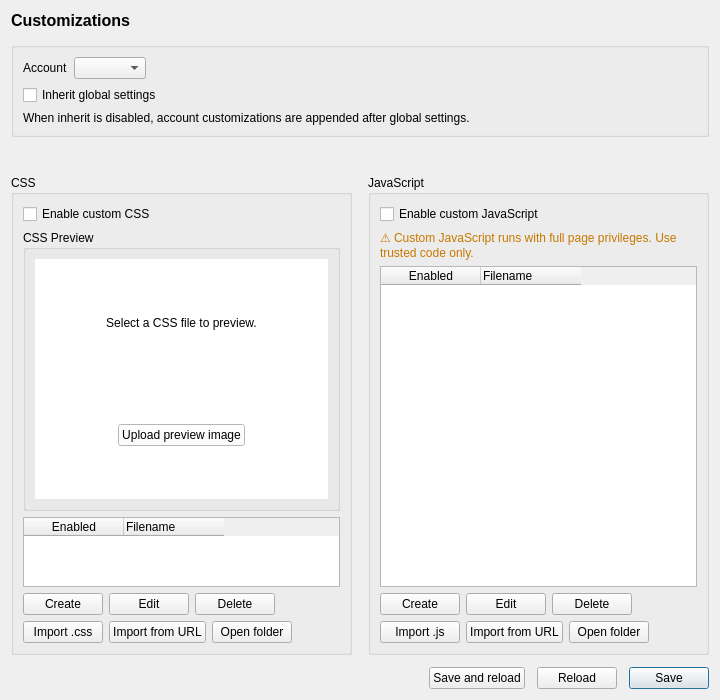
<?xml version="1.0" encoding="UTF-8"?>
<ui version="4.0">
 <class>PageCustomizations</class>
 <widget class="QWidget" name="PageCustomizations">
  <property name="geometry">
   <rect>
    <x>0</x>
    <y>0</y>
    <width>720</width>
    <height>600</height>
   </rect>
  </property>
  <layout class="QVBoxLayout" name="mainLayout">
   <property name="spacing">
    <number>12</number>
   </property>
   <item>
    <widget class="QLabel" name="label_title">
     <property name="font">
      <font>
       <pointsize>12</pointsize>
       <bold>true</bold>
      </font>
     </property>
     <property name="text">
      <string>Customizations</string>
     </property>
    </widget>
   </item>
   <item>
    <widget class="QGroupBox" name="scope_group">
     <layout class="QVBoxLayout">
      <item>
       <layout class="QHBoxLayout">
        <item>
         <widget class="QLabel" name="label_scope">
          <property name="text">
           <string>Account</string>
          </property>
         </widget>
        </item>
        <item>
         <widget class="QComboBox" name="scope_combo"/>
        </item>
        <item>
         <widget class="QLabel" name="account_label">
          <property name="font">
           <font>
            <italic>true</italic>
           </font>
          </property>
         </widget>
        </item>
        <item>
         <spacer>
          <property name="orientation">
           <enum>Qt::Orientation::Horizontal</enum>
          </property>
          <property name="sizeHint" stdset="0">
           <size>
            <width>0</width>
            <height>0</height>
           </size>
          </property>
         </spacer>
        </item>
       </layout>
      </item>
      <item>
       <widget class="QCheckBox" name="inherit_checkbox">
        <property name="text">
         <string>Inherit global settings</string>
        </property>
       </widget>
      </item>
      <item>
       <widget class="QLabel" name="account_scope_hint_label">
        <property name="text">
         <string>When inherit is disabled, account customizations are appended after global settings.</string>
        </property>
        <property name="wordWrap">
         <bool>true</bool>
        </property>
       </widget>
      </item>
     </layout>
    </widget>
   </item>
   <item>
    <widget class="QLabel" name="feedback_label">
     <property name="wordWrap">
      <bool>true</bool>
     </property>
    </widget>
   </item>
   <item>
    <layout class="QHBoxLayout" name="assets_panels_layout">
     <property name="spacing">
      <number>16</number>
     </property>
     <item>
      <widget class="QGroupBox" name="css_files_group">
       <property name="title">
        <string>CSS</string>
       </property>
       <layout class="QVBoxLayout" name="css_panel_layout">
        <item>
         <widget class="QCheckBox" name="css_enabled">
          <property name="text">
           <string>Enable custom CSS</string>
          </property>
         </widget>
        </item>
        <item>
         <widget class="QGroupBox" name="css_preview_group">
          <property name="title">
           <string>CSS Preview</string>
          </property>
          <layout class="QVBoxLayout" name="css_preview_group_layout">
           <item>
            <widget class="QFrame" name="css_preview_frame">
             <property name="maximumSize">
              <size>
               <width>16777215</width>
               <height>240</height>
              </size>
             </property>
             <property name="minimumSize">
              <size>
               <width>0</width>
               <height>240</height>
              </size>
             </property>
             <property name="frameShape">
              <enum>QFrame::Shape::NoFrame</enum>
             </property>
             <layout class="QVBoxLayout" name="css_preview_frame_layout">
              <property name="spacing">
               <number>0</number>
              </property>
              <property name="leftMargin">
               <number>0</number>
              </property>
              <property name="topMargin">
               <number>0</number>
              </property>
              <property name="rightMargin">
               <number>0</number>
              </property>
              <property name="bottomMargin">
               <number>0</number>
              </property>
              <item>
               <widget class="QStackedWidget" name="css_preview_stack">
                <property name="styleSheet">
                 <string>background: palette(base);</string>
                </property>
                <widget class="QWidget" name="css_preview_placeholder_page">
                 <layout class="QVBoxLayout" name="css_preview_placeholder_layout">
                  <property name="spacing">
                   <number>8</number>
                  </property>
                  <property name="leftMargin">
                   <number>12</number>
                  </property>
                  <property name="topMargin">
                   <number>12</number>
                  </property>
                  <property name="rightMargin">
                   <number>12</number>
                  </property>
                  <property name="bottomMargin">
                   <number>12</number>
                  </property>
                  <item>
                   <widget class="QLabel" name="css_preview_placeholder">
                    <property name="text">
                     <string>Select a CSS file to preview.</string>
                    </property>
                    <property name="alignment">
                     <set>Qt::AlignmentFlag::AlignCenter</set>
                    </property>
                    <property name="wordWrap">
                     <bool>true</bool>
                    </property>
                   </widget>
                  </item>
                  <item alignment="Qt::AlignmentFlag::AlignCenter">
                   <widget class="QPushButton" name="css_preview_placeholder_upload_button">
                    <property name="visible">
                     <bool>false</bool>
                    </property>
                    <property name="text">
                     <string>Upload preview image</string>
                    </property>
                   </widget>
                  </item>
                 </layout>
                </widget>
                <widget class="QWidget" name="css_preview_image_page">
                 <layout class="QGridLayout" name="css_preview_image_layout">
                  <property name="horizontalSpacing">
                   <number>8</number>
                  </property>
                  <property name="verticalSpacing">
                   <number>8</number>
                  </property>
                  <property name="leftMargin">
                   <number>12</number>
                  </property>
                  <property name="topMargin">
                   <number>12</number>
                  </property>
                  <property name="rightMargin">
                   <number>12</number>
                  </property>
                  <property name="bottomMargin">
                   <number>12</number>
                  </property>
                  <item row="0" column="0">
                   <widget class="QLabel" name="css_preview_image">
                    <property name="text">
                     <string/>
                    </property>
                    <property name="alignment">
                     <set>Qt::AlignmentFlag::AlignCenter</set>
                    </property>
                   </widget>
                  </item>
                  <item row="0" column="0" alignment="Qt::AlignmentFlag::AlignCenter">
                   <widget class="QPushButton" name="css_preview_replace_button">
                    <property name="visible">
                     <bool>false</bool>
                    </property>
                    <property name="text">
                     <string>Replace preview image</string>
                    </property>
                   </widget>
                  </item>
                 </layout>
                </widget>
               </widget>
              </item>
             </layout>
            </widget>
           </item>
          </layout>
         </widget>
        </item>
        <item>
         <widget class="QTableWidget" name="css_files">
          <property name="editTriggers">
           <set>QAbstractItemView::EditTrigger::NoEditTriggers</set>
          </property>
          <property name="selectionMode">
           <enum>QAbstractItemView::SelectionMode::SingleSelection</enum>
          </property>
          <property name="selectionBehavior">
           <enum>QAbstractItemView::SelectionBehavior::SelectRows</enum>
          </property>
          <property name="showGrid">
           <bool>false</bool>
          </property>
          <property name="columnCount">
           <number>2</number>
          </property>
          <column>
           <property name="text">
            <string>Enabled</string>
           </property>
          </column>
          <column>
           <property name="text">
            <string>Filename</string>
           </property>
           <property name="textAlignment">
            <set>AlignLeading|AlignLeft|AlignVCenter</set>
           </property>
          </column>
         </widget>
        </item>
        <item>
         <layout class="QHBoxLayout" name="css_actions_row1">
          <item>
           <widget class="QPushButton" name="btn_css_create">
            <property name="text">
             <string>Create</string>
            </property>
           </widget>
          </item>
          <item>
           <widget class="QPushButton" name="btn_css_edit">
            <property name="text">
             <string>Edit</string>
            </property>
           </widget>
          </item>
          <item>
           <widget class="QPushButton" name="btn_css_delete">
            <property name="text">
             <string>Delete</string>
            </property>
           </widget>
          </item>
          <item>
           <spacer>
            <property name="orientation">
             <enum>Qt::Orientation::Horizontal</enum>
            </property>
            <property name="sizeHint" stdset="0">
             <size>
              <width>0</width>
              <height>0</height>
             </size>
            </property>
           </spacer>
          </item>
         </layout>
        </item>
        <item>
         <layout class="QHBoxLayout" name="css_actions_row2">
          <item>
           <widget class="QPushButton" name="btn_css_import">
            <property name="text">
             <string>Import .css</string>
            </property>
           </widget>
          </item>
          <item>
           <widget class="QPushButton" name="btn_css_import_url">
            <property name="text">
             <string>Import from URL</string>
            </property>
           </widget>
          </item>
          <item>
           <widget class="QPushButton" name="btn_css_folder">
            <property name="text">
             <string>Open folder</string>
            </property>
           </widget>
          </item>
          <item>
           <spacer>
            <property name="orientation">
             <enum>Qt::Orientation::Horizontal</enum>
            </property>
            <property name="sizeHint" stdset="0">
             <size>
              <width>0</width>
              <height>0</height>
             </size>
            </property>
           </spacer>
          </item>
         </layout>
        </item>
       </layout>
      </widget>
     </item>
     <item>
      <widget class="QGroupBox" name="js_files_group">
       <property name="title">
        <string>JavaScript</string>
       </property>
       <layout class="QVBoxLayout" name="js_panel_layout">
        <item>
         <widget class="QCheckBox" name="js_enabled">
          <property name="text">
           <string>Enable custom JavaScript</string>
          </property>
         </widget>
        </item>
        <item>
         <widget class="QLabel" name="warning_label">
          <property name="styleSheet">
           <string>color: #c77800;</string>
          </property>
          <property name="text">
           <string>⚠ Custom JavaScript runs with full page privileges. Use trusted code only.</string>
          </property>
          <property name="wordWrap">
           <bool>true</bool>
          </property>
         </widget>
        </item>
        <item>
         <widget class="QTableWidget" name="js_files">
          <property name="editTriggers">
           <set>QAbstractItemView::EditTrigger::NoEditTriggers</set>
          </property>
          <property name="selectionMode">
           <enum>QAbstractItemView::SelectionMode::SingleSelection</enum>
          </property>
          <property name="selectionBehavior">
           <enum>QAbstractItemView::SelectionBehavior::SelectRows</enum>
          </property>
          <property name="showGrid">
           <bool>false</bool>
          </property>
          <property name="columnCount">
           <number>2</number>
          </property>
          <column>
           <property name="text">
            <string>Enabled</string>
           </property>
          </column>
          <column>
           <property name="text">
            <string>Filename</string>
           </property>
           <property name="textAlignment">
            <set>AlignLeading|AlignLeft|AlignVCenter</set>
           </property>
          </column>
         </widget>
        </item>
        <item>
         <layout class="QHBoxLayout" name="js_actions_row1">
          <item>
           <widget class="QPushButton" name="btn_js_create">
            <property name="text">
             <string>Create</string>
            </property>
           </widget>
          </item>
          <item>
           <widget class="QPushButton" name="btn_js_edit">
            <property name="text">
             <string>Edit</string>
            </property>
           </widget>
          </item>
          <item>
           <widget class="QPushButton" name="btn_js_delete">
            <property name="text">
             <string>Delete</string>
            </property>
           </widget>
          </item>
          <item>
           <spacer>
            <property name="orientation">
             <enum>Qt::Orientation::Horizontal</enum>
            </property>
            <property name="sizeHint" stdset="0">
             <size>
              <width>0</width>
              <height>0</height>
             </size>
            </property>
           </spacer>
          </item>
         </layout>
        </item>
        <item>
         <layout class="QHBoxLayout" name="js_actions_row2">
          <item>
           <widget class="QPushButton" name="btn_js_import">
            <property name="text">
             <string>Import .js</string>
            </property>
           </widget>
          </item>
          <item>
           <widget class="QPushButton" name="btn_js_import_url">
            <property name="text">
             <string>Import from URL</string>
            </property>
           </widget>
          </item>
          <item>
           <widget class="QPushButton" name="btn_js_folder">
            <property name="text">
             <string>Open folder</string>
            </property>
           </widget>
          </item>
          <item>
           <spacer>
            <property name="orientation">
             <enum>Qt::Orientation::Horizontal</enum>
            </property>
            <property name="sizeHint" stdset="0">
             <size>
              <width>0</width>
              <height>0</height>
             </size>
            </property>
           </spacer>
          </item>
         </layout>
        </item>
       </layout>
      </widget>
     </item>
    </layout>
   </item>
   <item>
    <layout class="QHBoxLayout" name="horizontalLayout_actions">
     <item>
      <spacer>
       <property name="orientation">
        <enum>Qt::Orientation::Horizontal</enum>
       </property>
       <property name="sizeHint" stdset="0">
        <size>
         <width>0</width>
         <height>0</height>
        </size>
       </property>
      </spacer>
     </item>
     <item>
      <widget class="QPushButton" name="btn_save_reload">
       <property name="text">
        <string>Save and reload</string>
       </property>
      </widget>
     </item>
     <item>
      <widget class="QPushButton" name="btn_reload">
       <property name="text">
        <string>Reload</string>
       </property>
      </widget>
     </item>
     <item>
      <widget class="QPushButton" name="btn_save">
       <property name="text">
        <string>Save</string>
       </property>
       <property name="default">
        <bool>true</bool>
       </property>
      </widget>
     </item>
    </layout>
   </item>
  </layout>
 </widget>
 <resources/>
 <connections/>
</ui>
